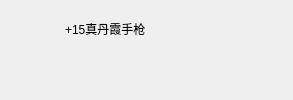
                               <widget class="QWidget" name="widget" native="true">
                                <layout class="QVBoxLayout" name="verticalLayout_33">
                                 <item>
                                  <layout class="QHBoxLayout" name="horizontalLayout_54" stretch="1,1,0,0">
                                   <item>
                                    <widget class="QLabel" name="label_10">
                                     <property name="minimumSize">
                                      <size>
                                       <width>21</width>
                                       <height>21</height>
                                      </size>
                                     </property>
                                     <property name="text">
                                      <string/>
                                     </property>
                                     <property name="pixmap">
                                      <pixmap resource="resources.qrc">:/images/images/images/PyDracula.png</pixmap>
                                     </property>
                                    </widget>
                                   </item>
                                   <item>
                                    <widget class="QLabel" name="label_9">
                                     <property name="minimumSize">
                                      <size>
                                       <width>21</width>
                                       <height>21</height>
                                      </size>
                                     </property>
                                     <property name="text">
                                      <string/>
                                     </property>
                                     <property name="pixmap">
                                      <pixmap resource="resources.qrc">:/images/images/images/PyDracula.png</pixmap>
                                     </property>
                                    </widget>
                                   </item>
                                   <item>
                                    <widget class="QLabel" name="label_8">
                                     <property name="minimumSize">
                                      <size>
                                       <width>135</width>
                                       <height>0</height>
                                      </size>
                                     </property>
                                     <property name="text">
                                      <string>+15真丹霞手枪</string>
                                     </property>
                                    </widget>
                                   </item>
                                   <item>
                                    <spacer name="horizontalSpacer_9">
                                     <property name="orientation">
                                      <enum>Qt::Horizontal</enum>
                                     </property>
                                     <property name="sizeHint" stdset="0">
                                      <size>
                                       <width>82</width>
                                       <height>20</height>
                                      </size>
                                     </property>
                                    </spacer>
                                   </item>
                                  </layout>
                                 </item>
                                 <item>
                                  <layout class="QHBoxLayout" name="horizontalLayout_29" stretch="1,1,1,1,1,1,1,1,0">
                                   <property name="spacing">
                                    <number>6</number>
                                   </property>
                                   <property name="topMargin">
                                    <number>0</number>
                                   </property>
                                   <property name="bottomMargin">
                                    <number>0</number>
                                   </property>
                                   <item>
                                    <widget class="QLabel" name="label_11">
                                     <property name="minimumSize">
                                      <size>
                                       <width>16</width>
                                       <height>16</height>
                                      </size>
                                     </property>
                                     <property name="text">
                                      <string/>
                                     </property>
                                     <property name="pixmap">
                                      <pixmap resource="resources.qrc">:/images/images/images/PyDracula.png</pixmap>
                                     </property>
                                    </widget>
                                   </item>
                                   <item>
                                    <widget class="QLabel" name="label_12">
                                     <property name="minimumSize">
                                      <size>
                                       <width>16</width>
                                       <height>16</height>
                                      </size>
                                     </property>
                                     <property name="text">
                                      <string/>
                                     </property>
                                     <property name="pixmap">
                                      <pixmap resource="resources.qrc">:/images/images/images/PyDracula.png</pixmap>
                                     </property>
                                    </widget>
                                   </item>
                                   <item>
                                    <widget class="QLabel" name="label_13">
                                     <property name="minimumSize">
                                      <size>
                                       <width>16</width>
                                       <height>16</height>
                                      </size>
                                     </property>
                                     <property name="text">
                                      <string/>
                                     </property>
                                     <property name="pixmap">
                                      <pixmap resource="resources.qrc">:/images/images/images/PyDracula.png</pixmap>
                                     </property>
                                    </widget>
                                   </item>
                                   <item>
                                    <widget class="QLabel" name="label_14">
                                     <property name="minimumSize">
                                      <size>
                                       <width>16</width>
                                       <height>16</height>
                                      </size>
                                     </property>
                                     <property name="text">
                                      <string/>
                                     </property>
                                     <property name="pixmap">
                                      <pixmap resource="resources.qrc">:/images/images/images/PyDracula.png</pixmap>
                                     </property>
                                    </widget>
                                   </item>
                                   <item>
                                    <widget class="QLabel" name="label_15">
                                     <property name="minimumSize">
                                      <size>
                                       <width>16</width>
                                       <height>16</height>
                                      </size>
                                     </property>
                                     <property name="text">
                                      <string/>
                                     </property>
                                     <property name="pixmap">
                                      <pixmap resource="resources.qrc">:/images/images/images/PyDracula.png</pixmap>
                                     </property>
                                    </widget>
                                   </item>
                                   <item>
                                    <widget class="QLabel" name="label_16">
                                     <property name="minimumSize">
                                      <size>
                                       <width>16</width>
                                       <height>16</height>
                                      </size>
                                     </property>
                                     <property name="text">
                                      <string/>
                                     </property>
                                     <property name="pixmap">
                                      <pixmap resource="resources.qrc">:/images/images/images/PyDracula.png</pixmap>
                                     </property>
                                    </widget>
                                   </item>
                                   <item>
                                    <widget class="QLabel" name="label_17">
                                     <property name="minimumSize">
                                      <size>
                                       <width>16</width>
                                       <height>16</height>
                                      </size>
                                     </property>
                                     <property name="text">
                                      <string/>
                                     </property>
                                     <property name="pixmap">
                                      <pixmap resource="resources.qrc">:/images/images/images/PyDracula.png</pixmap>
                                     </property>
                                    </widget>
                                   </item>
                                   <item>
                                    <widget class="QLabel" name="label_18">
                                     <property name="minimumSize">
                                      <size>
                                       <width>16</width>
                                       <height>16</height>
                                      </size>
                                     </property>
                                     <property name="text">
                                      <string/>
                                     </property>
                                     <property name="pixmap">
                                      <pixmap resource="resources.qrc">:/images/images/images/PyDracula.png</pixmap>
                                     </property>
                                    </widget>
                                   </item>
                                   <item>
                                    <spacer name="horizontalSpacer_10">
                                     <property name="orientation">
                                      <enum>Qt::Horizontal</enum>
                                     </property>
                                     <property name="sizeHint" stdset="0">
                                      <size>
                                       <width>47</width>
                                       <height>20</height>
                                      </size>
                                     </property>
                                    </spacer>
                                   </item>
                                  </layout>
                                 </item>
                                </layout>
                               </widget>
